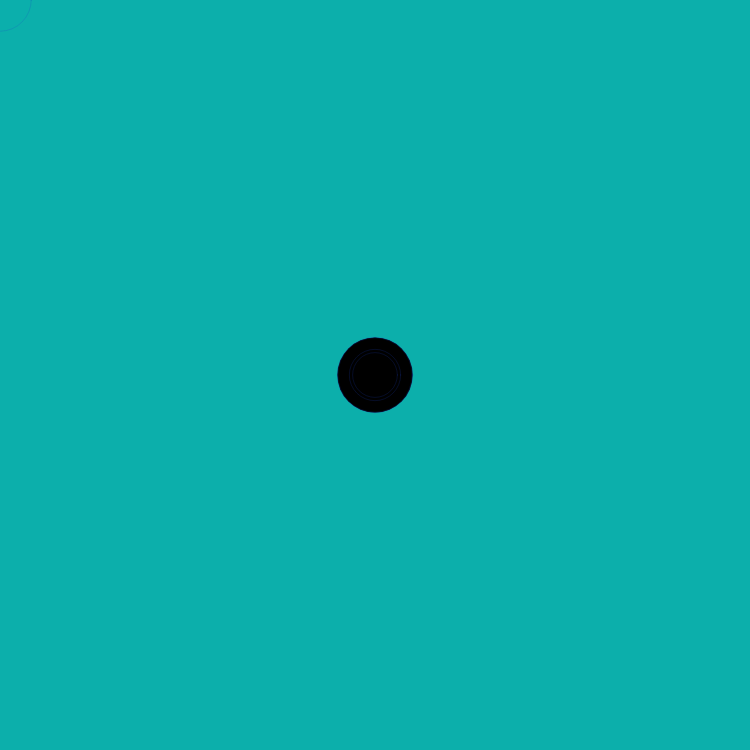
Frame 1 (no input)
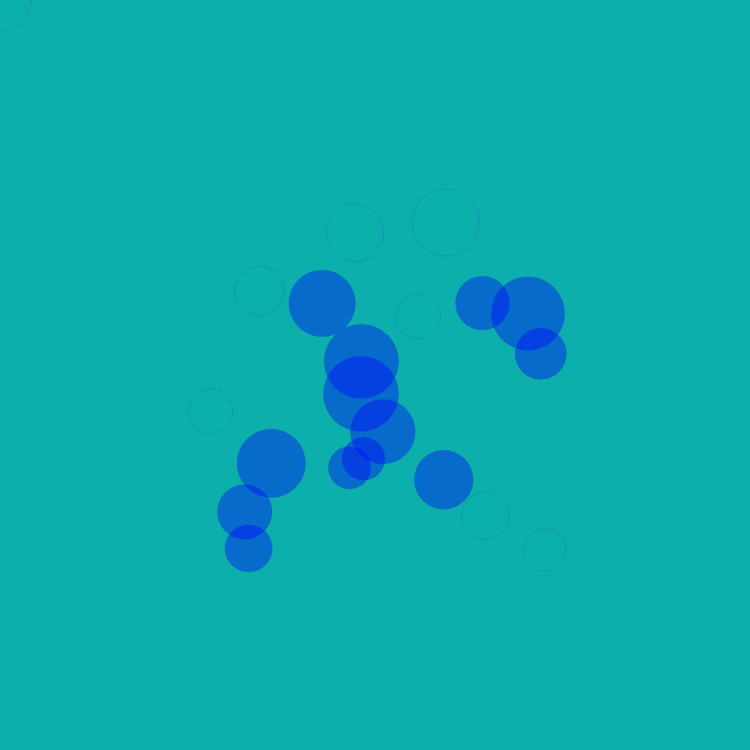
Frame 60 (no input)
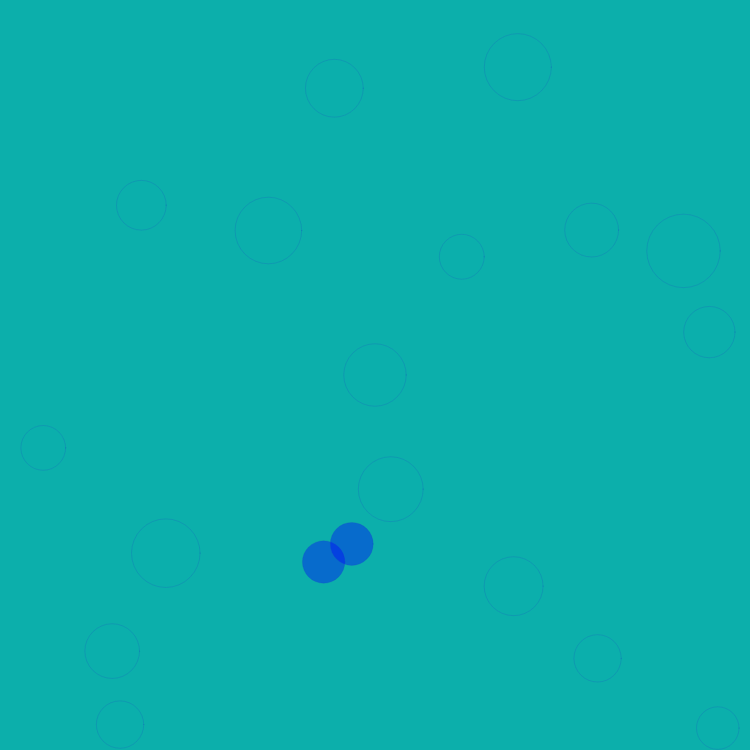
Frame 120 (the mouse pressed at the canvas centre since frame 60)

The p5.js sketch that drew these frames (run headless with seeded random() and noise() and a simulated clock; from frame 60 on, the mouse is pressed at the canvas centre):

// p5.js sketch
// ── sketch.js
// Title: Overlapping Bubbles
// Created: Elijah Ko
// Date: 11/02/2019
// Credit: Daniel Shiffman's Coding Train - p5.js "Chapter 7.3-7.5"

let bubbles = []; //create array
let controlBubble;

var totalBubbles = 20;

function setup() {
  createCanvas(750, 750);
  for (let i = 0; i < totalBubbles; i++) {
    bubbles[i] = new Bubble(width / 2, height / 2, random(20, 40), random(-3, 3), random(-3, 3), 0);
  }
  controlBubble = new Bubble(width / 2, height / 2, random(20, 40), random(-3, 3), random(-3, 3), color(12, 175, 171, 20));
}

function draw() {
  background(12, 175, 171);

  controlBubble.x = mouseX;
  controlBubble.y = mouseY;
  controlBubble.display();
  controlBubble.originalColor();

  //m1: for...of loop
  for (let everyElement of bubbles) {
    everyElement.display();
    everyElement.move();
    everyElement.bounce();
    everyElement.originalColor();

    for (let b of bubbles) {
      if (b !== everyElement && b.overlap(everyElement)) {
        everyElement.brightness = color(0, 0, 255, 100);
      }
    }

    if (controlBubble.overlap(everyElement)) {
      everyElement.brightness = color(255, 0, 0, 100);
      controlBubble.brightness = color(255, 0, 0, 100);
    }
  }
}

function keyPressed() {
  let b = new Bubble(width / 2, height / 2, random(20, 40), random(-3, 3), random(-3, 3), 0);
  bubbles.push(b); //add
}

function mousePressed() {
  for (let i = bubbles.length - 1; i >= 0; i--) {
    if (bubbles[i].pop(mouseX, mouseY)) {
      bubbles.splice(i, 1); //splice(thisElement, howManyElement)
    }
  }
}
// ── bubble.js
class Bubble {

  constructor(x, y, r, xspeed, yspeed, brightness) {
    this.x = x;
    this.y = y;
    this.r = r;
    this.xspeed = xspeed;
    this.yspeed = yspeed;
    this.brightness = brightness;
  }

  display() {
    stroke(31, 67, 200, 50);
    fill(this.brightness);
    ellipseMode(CENTER);
    ellipse(this.x, this.y, 2 * this.r, 2 * this.r);
  }

  //   move() {
  //     this.y -= this.yspeed;
  //     if (this.y <= this.r) {
  //       this.x += random(-2, 2);
  //       this.y = this.r;
  //     }
  //   }

  move() {
    this.x += this.xspeed;
    this.y += this.yspeed;
  }

  bounce() {
    if (this.x > width - this.r || this.x < this.r) {
      this.xspeed = -this.xspeed;
    }
    if (this.y > height - this.r || this.y < this.r) {
      this.yspeed = -this.yspeed;
    }
  }

  originalColor(){
    this.brightness = color(12, 175, 171, 20);
  }
  
  pop(px, py) {
    let d = dist(this.x, this.y, px, py);
    if (d < this.r) {
      return true;
    } else {
      return false;
    }
  }

  overlap(otherBubble) {
    let d = dist(this.x, this.y, otherBubble.x, otherBubble.y);
    if (d < this.r + otherBubble.r) {
      return true;
    } else {
      return false;
    }
  }
}
